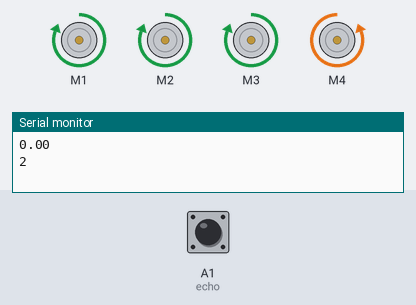
A sketch run on a simulated Arduino Uno, built with avr-gcc and run on an emulated ATmega328P. Parts: 4 × DC motor (green arrow = forward, orange = backward, longer = faster), the last lines printed to the serial monitor. The inputs (shaded band) are chosen by the test bench; at power-on: A1 (echo) LOW. Random numbers use the default seed unless the sketch sets one.

Above: at 2.1 s.
At 13.5 s:
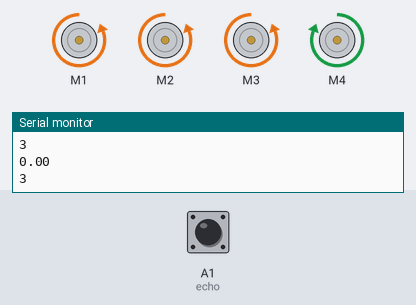
13.6 s: A1 (echo) pulsed HIGH 2 times (0.12 s each, 0.3 s apart)
At 14.8 s:
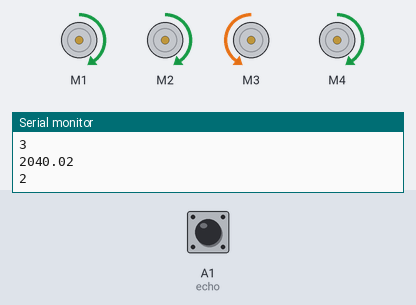
Timing chart, 0 to 44.4 s (numbered marks = the images above; inputs shaded):
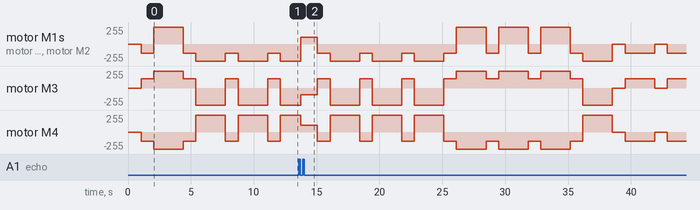

The sketch:

obstacle_avoiding_car.ino
```cpp
#include<AFMotor.h>

char cm;
char s;
AF_DCMotor m1(1), m2(2), m3(3), m4(4);
int trig = A0;
int echo = A1;
float time_taken, distance;
int ran;
int dl = 1000;
int dl1 = 1300;
int mind = 60;

void setup()
{
  // put your setup code here, to run once:
  //motor.setSpeed(255);
  Serial.begin(9600);
  pinMode(trig,OUTPUT);
  pinMode(echo,INPUT);
  s = 100;
}
void front(int speed)
{
  setSpeed(speed);
  m1.run(FORWARD);
  m2.run(FORWARD);
  m3.run(BACKWARD);
  m4.run(FORWARD);
}
void left(int speed)
{
  setSpeed(speed);
  m2.run(FORWARD);
  m1.run(FORWARD);
  m3.run(FORWARD);
  m4.run(BACKWARD);
}
void right(int speed)
{
  setSpeed(speed);
  m1.run(BACKWARD);
  m2.run(BACKWARD);
  m3.run(BACKWARD);
  m4.run(FORWARD);
}
void frontRight(int speed)
{
  setSpeed(speed);
  m1.run(FORWARD);
  m2.run(FORWARD);
  m3.run(FORWARD);
  m4.run(BACKWARD);
}
void frontLeft(int speed)
{
  setSpeed(speed);
  m1.run(BACKWARD);
  m2.run(BACKWARD);
  m3.run(FORWARD);
  m4.run(BACKWARD);
}
void backRight(int speed)
{
  setSpeed(speed);
  m1.run(FORWARD);
  m2.run(FORWARD);
  m3.run(FORWARD);
  m4.run(BACKWARD);
}

void backLeft(int speed)
{
  setSpeed(speed);
  m1.run(BACKWARD);
  m2.run(BACKWARD);
  m3.run(BACKWARD);
  m4.run(FORWARD);
}
void back(int speed)
{
  setSpeed(speed);
  m1.run(BACKWARD);
  m2.run(BACKWARD);
  m3.run(FORWARD);
  m4.run(BACKWARD);
}

void stop()
{
  // setSpeed(speed);

  m1.run(RELEASE);
  m2.run(RELEASE);
  m3.run(RELEASE);
  m4.run(RELEASE);
}

void setSpeed(int speed)
{
  m1.setSpeed(speed);
  m2.setSpeed(speed);
  m3.setSpeed(speed);
  m4.setSpeed(speed);
}

void loop()
{
  digitalWrite(trig,HIGH);
  delay(50);
  digitalWrite(trig,LOW);
  time_taken = pulseIn(echo, HIGH);
  distance = 0.017 * time_taken;
  Serial.println(distance);
  if(distance < mind)
  {
    ran = random(1,7);
  }
  ran = random(1,4);
  Serial.println(ran);
  if(distance > mind)
  {
    front(s);
  }
  else if(ran == 1 && distance < mind)
  {
    stop();
    delay(dl);
    back(140);
    delay(dl1);
  }
  else if(ran == 2 && distance < mind)
  {
    stop();
    back(140);
    delay(dl);
    left(255);
    delay(dl1);
  }
  else if(ran == 3 && distance < mind)
  {
    stop();
    back(140);
    delay(dl);
    right(255);
    delay(dl1);
  }
  else if(ran == 4 && distance < mind)
  {
    stop();
    back(140);
    delay(dl);
    frontRight(s);
  }
  else if(ran == 5 && distance < mind)
  {
    stop();
    back(140);
    delay(dl);
    frontLeft(s);
  }
  else if(ran == 6 && distance < mind)
  {
    stop();
    back(140);
    delay(dl);
    backLeft(s);
    delay(dl1);
  }
  else if(ran == 7 && distance < mind)
  {
    stop();
    back(140);
    delay(dl);
    backRight(s);
    delay(dl1);
  }
}
```
